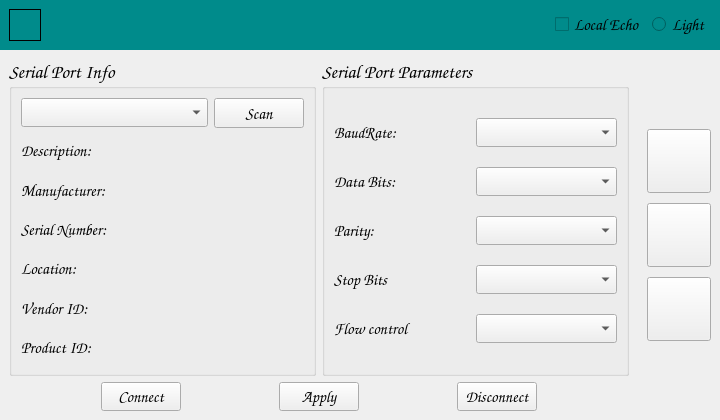
<?xml version="1.0" encoding="UTF-8"?>
<ui version="4.0">
 <class>Widget</class>
 <widget class="QWidget" name="Widget">
  <property name="geometry">
   <rect>
    <x>0</x>
    <y>0</y>
    <width>720</width>
    <height>420</height>
   </rect>
  </property>
  <property name="minimumSize">
   <size>
    <width>720</width>
    <height>420</height>
   </size>
  </property>
  <property name="maximumSize">
   <size>
    <width>720</width>
    <height>420</height>
   </size>
  </property>
  <property name="windowTitle">
   <string>Widget</string>
  </property>
  <property name="styleSheet">
   <string notr="true"/>
  </property>
  <layout class="QVBoxLayout" name="verticalLayout_6">
   <property name="spacing">
    <number>0</number>
   </property>
   <property name="leftMargin">
    <number>0</number>
   </property>
   <property name="topMargin">
    <number>0</number>
   </property>
   <property name="rightMargin">
    <number>0</number>
   </property>
   <property name="bottomMargin">
    <number>0</number>
   </property>
   <item>
    <widget class="QWidget" name="TitleBar_Widget" native="true">
     <property name="minimumSize">
      <size>
       <width>0</width>
       <height>50</height>
      </size>
     </property>
     <property name="maximumSize">
      <size>
       <width>16777215</width>
       <height>50</height>
      </size>
     </property>
     <property name="styleSheet">
      <string notr="true">background-color:rgb(0, 139, 139);</string>
     </property>
     <layout class="QHBoxLayout" name="horizontalLayout_9">
      <item>
       <widget class="QLabel" name="Icon_Label">
        <property name="minimumSize">
         <size>
          <width>32</width>
          <height>32</height>
         </size>
        </property>
        <property name="maximumSize">
         <size>
          <width>32</width>
          <height>32</height>
         </size>
        </property>
        <property name="styleSheet">
         <string notr="true"/>
        </property>
        <property name="frameShape">
         <enum>QFrame::Box</enum>
        </property>
        <property name="frameShadow">
         <enum>QFrame::Plain</enum>
        </property>
        <property name="text">
         <string/>
        </property>
        <property name="pixmap">
         <pixmap resource="Resources.qrc">:/Images/M_Im_1.jpg</pixmap>
        </property>
        <property name="scaledContents">
         <bool>true</bool>
        </property>
       </widget>
      </item>
      <item>
       <spacer name="horizontalSpacer_5">
        <property name="orientation">
         <enum>Qt::Horizontal</enum>
        </property>
        <property name="sizeHint" stdset="0">
         <size>
          <width>583</width>
          <height>20</height>
         </size>
        </property>
       </spacer>
      </item>
      <item>
       <widget class="QCheckBox" name="checkBox">
        <property name="font">
         <font>
          <family>Comic Sans MS</family>
          <pointsize>12</pointsize>
          <bold>true</bold>
         </font>
        </property>
        <property name="styleSheet">
         <string notr="true"/>
        </property>
        <property name="text">
         <string>Local Echo</string>
        </property>
       </widget>
      </item>
      <item>
       <widget class="QRadioButton" name="radioButton">
        <property name="font">
         <font>
          <family>Comic Sans MS</family>
          <pointsize>12</pointsize>
          <bold>true</bold>
         </font>
        </property>
        <property name="styleSheet">
         <string notr="true"/>
        </property>
        <property name="text">
         <string>Light</string>
        </property>
       </widget>
      </item>
     </layout>
    </widget>
   </item>
   <item>
    <layout class="QHBoxLayout" name="horizontalLayout_8">
     <item>
      <widget class="QWidget" name="GroupBox_Widget" native="true">
       <layout class="QVBoxLayout" name="verticalLayout_4">
        <item>
         <layout class="QHBoxLayout" name="horizontalLayout_6">
          <item>
           <widget class="QGroupBox" name="SerialPortInfo_GroupBox">
            <property name="font">
             <font>
              <family>Comic Sans MS</family>
              <pointsize>14</pointsize>
              <bold>true</bold>
             </font>
            </property>
            <property name="styleSheet">
             <string notr="true"/>
            </property>
            <property name="title">
             <string>Serial Port Info</string>
            </property>
            <layout class="QVBoxLayout" name="verticalLayout_3">
             <item>
              <layout class="QHBoxLayout" name="horizontalLayout_10">
               <item>
                <widget class="QComboBox" name="ComPort_ComboBox">
                 <property name="font">
                  <font>
                   <family>Comic Sans MS</family>
                   <pointsize>12</pointsize>
                   <bold>true</bold>
                  </font>
                 </property>
                 <property name="styleSheet">
                  <string notr="true"/>
                 </property>
                </widget>
               </item>
               <item>
                <widget class="QPushButton" name="Scan_Button">
                 <property name="maximumSize">
                  <size>
                   <width>90</width>
                   <height>30</height>
                  </size>
                 </property>
                 <property name="font">
                  <font>
                   <family>Comic Sans MS</family>
                   <pointsize>12</pointsize>
                   <bold>true</bold>
                  </font>
                 </property>
                 <property name="text">
                  <string>Scan</string>
                 </property>
                </widget>
               </item>
              </layout>
             </item>
             <item>
              <widget class="QLabel" name="Description_Label">
               <property name="font">
                <font>
                 <family>Comic Sans MS</family>
                 <pointsize>12</pointsize>
                 <bold>true</bold>
                </font>
               </property>
               <property name="styleSheet">
                <string notr="true"/>
               </property>
               <property name="text">
                <string>Description:</string>
               </property>
              </widget>
             </item>
             <item>
              <widget class="QLabel" name="Manufacturer_Label">
               <property name="font">
                <font>
                 <family>Comic Sans MS</family>
                 <pointsize>12</pointsize>
                 <bold>true</bold>
                </font>
               </property>
               <property name="styleSheet">
                <string notr="true"/>
               </property>
               <property name="text">
                <string>Manufacturer:</string>
               </property>
              </widget>
             </item>
             <item>
              <widget class="QLabel" name="SerialNumber_Label">
               <property name="font">
                <font>
                 <family>Comic Sans MS</family>
                 <pointsize>12</pointsize>
                 <bold>true</bold>
                </font>
               </property>
               <property name="styleSheet">
                <string notr="true"/>
               </property>
               <property name="text">
                <string>Serial Number:</string>
               </property>
              </widget>
             </item>
             <item>
              <widget class="QLabel" name="Location_Label">
               <property name="font">
                <font>
                 <family>Comic Sans MS</family>
                 <pointsize>12</pointsize>
                 <bold>true</bold>
                </font>
               </property>
               <property name="styleSheet">
                <string notr="true"/>
               </property>
               <property name="text">
                <string>Location:</string>
               </property>
              </widget>
             </item>
             <item>
              <widget class="QLabel" name="VendorID_Label">
               <property name="font">
                <font>
                 <family>Comic Sans MS</family>
                 <pointsize>12</pointsize>
                 <bold>true</bold>
                </font>
               </property>
               <property name="styleSheet">
                <string notr="true"/>
               </property>
               <property name="text">
                <string>Vendor ID:</string>
               </property>
              </widget>
             </item>
             <item>
              <widget class="QLabel" name="ProductID_Label">
               <property name="enabled">
                <bool>true</bool>
               </property>
               <property name="font">
                <font>
                 <family>Comic Sans MS</family>
                 <pointsize>12</pointsize>
                 <bold>true</bold>
                </font>
               </property>
               <property name="styleSheet">
                <string notr="true"/>
               </property>
               <property name="text">
                <string>Product ID:</string>
               </property>
              </widget>
             </item>
            </layout>
           </widget>
          </item>
          <item>
           <widget class="QGroupBox" name="Parameters_GroupBox">
            <property name="font">
             <font>
              <family>Comic Sans MS</family>
              <pointsize>14</pointsize>
              <bold>true</bold>
             </font>
            </property>
            <property name="styleSheet">
             <string notr="true"/>
            </property>
            <property name="title">
             <string>Serial Port Parameters</string>
            </property>
            <layout class="QVBoxLayout" name="verticalLayout_2">
             <property name="spacing">
              <number>0</number>
             </property>
             <item>
              <layout class="QHBoxLayout" name="horizontalLayout">
               <item>
                <widget class="QLabel" name="BaudRate_Label">
                 <property name="font">
                  <font>
                   <family>Comic Sans MS</family>
                   <pointsize>12</pointsize>
                   <bold>true</bold>
                  </font>
                 </property>
                 <property name="styleSheet">
                  <string notr="true"/>
                 </property>
                 <property name="text">
                  <string>BaudRate:</string>
                 </property>
                </widget>
               </item>
               <item>
                <widget class="QComboBox" name="BaoudRate_ComboBox">
                 <property name="font">
                  <font>
                   <family>Comic Sans MS</family>
                   <pointsize>12</pointsize>
                   <bold>true</bold>
                  </font>
                 </property>
                 <property name="styleSheet">
                  <string notr="true"/>
                 </property>
                </widget>
               </item>
              </layout>
             </item>
             <item>
              <layout class="QHBoxLayout" name="horizontalLayout_2">
               <item>
                <widget class="QLabel" name="DataBits_Label">
                 <property name="font">
                  <font>
                   <family>Comic Sans MS</family>
                   <pointsize>12</pointsize>
                   <bold>true</bold>
                  </font>
                 </property>
                 <property name="styleSheet">
                  <string notr="true"/>
                 </property>
                 <property name="text">
                  <string>Data Bits:</string>
                 </property>
                </widget>
               </item>
               <item>
                <widget class="QComboBox" name="DataBits_ComboBox">
                 <property name="font">
                  <font>
                   <family>Comic Sans MS</family>
                   <pointsize>12</pointsize>
                   <bold>true</bold>
                  </font>
                 </property>
                 <property name="styleSheet">
                  <string notr="true"/>
                 </property>
                </widget>
               </item>
              </layout>
             </item>
             <item>
              <layout class="QHBoxLayout" name="horizontalLayout_3">
               <item>
                <widget class="QLabel" name="Parity_Label">
                 <property name="font">
                  <font>
                   <family>Comic Sans MS</family>
                   <pointsize>12</pointsize>
                   <bold>true</bold>
                  </font>
                 </property>
                 <property name="styleSheet">
                  <string notr="true"/>
                 </property>
                 <property name="text">
                  <string>Parity:</string>
                 </property>
                </widget>
               </item>
               <item>
                <widget class="QComboBox" name="Parity_ComboBox">
                 <property name="font">
                  <font>
                   <family>Comic Sans MS</family>
                   <pointsize>12</pointsize>
                   <bold>true</bold>
                  </font>
                 </property>
                 <property name="styleSheet">
                  <string notr="true"/>
                 </property>
                </widget>
               </item>
              </layout>
             </item>
             <item>
              <layout class="QHBoxLayout" name="horizontalLayout_4">
               <item>
                <widget class="QLabel" name="StopBits_Label">
                 <property name="font">
                  <font>
                   <family>Comic Sans MS</family>
                   <pointsize>12</pointsize>
                   <bold>true</bold>
                  </font>
                 </property>
                 <property name="styleSheet">
                  <string notr="true"/>
                 </property>
                 <property name="text">
                  <string>Stop Bits</string>
                 </property>
                </widget>
               </item>
               <item>
                <widget class="QComboBox" name="StopBits_ComboBox">
                 <property name="font">
                  <font>
                   <family>Comic Sans MS</family>
                   <pointsize>12</pointsize>
                   <bold>true</bold>
                  </font>
                 </property>
                 <property name="styleSheet">
                  <string notr="true"/>
                 </property>
                </widget>
               </item>
              </layout>
             </item>
             <item>
              <layout class="QHBoxLayout" name="horizontalLayout_5">
               <item>
                <widget class="QLabel" name="FlowControl_Label">
                 <property name="font">
                  <font>
                   <family>Comic Sans MS</family>
                   <pointsize>12</pointsize>
                   <bold>true</bold>
                  </font>
                 </property>
                 <property name="styleSheet">
                  <string notr="true"/>
                 </property>
                 <property name="text">
                  <string>Flow control</string>
                 </property>
                </widget>
               </item>
               <item>
                <widget class="QComboBox" name="FlowControl_ComboBox">
                 <property name="font">
                  <font>
                   <family>Comic Sans MS</family>
                   <pointsize>12</pointsize>
                   <bold>true</bold>
                  </font>
                 </property>
                 <property name="styleSheet">
                  <string notr="true"/>
                 </property>
                </widget>
               </item>
              </layout>
             </item>
            </layout>
           </widget>
          </item>
         </layout>
        </item>
        <item>
         <layout class="QHBoxLayout" name="horizontalLayout_7">
          <item>
           <spacer name="horizontalSpacer">
            <property name="orientation">
             <enum>Qt::Horizontal</enum>
            </property>
            <property name="sizeHint" stdset="0">
             <size>
              <width>40</width>
              <height>20</height>
             </size>
            </property>
           </spacer>
          </item>
          <item>
           <widget class="QPushButton" name="Connect_Button">
            <property name="font">
             <font>
              <family>Comic Sans MS</family>
              <pointsize>12</pointsize>
              <bold>true</bold>
             </font>
            </property>
            <property name="styleSheet">
             <string notr="true"/>
            </property>
            <property name="text">
             <string>Connect</string>
            </property>
           </widget>
          </item>
          <item>
           <spacer name="horizontalSpacer_3">
            <property name="orientation">
             <enum>Qt::Horizontal</enum>
            </property>
            <property name="sizeHint" stdset="0">
             <size>
              <width>40</width>
              <height>20</height>
             </size>
            </property>
           </spacer>
          </item>
          <item>
           <widget class="QPushButton" name="Apply_Button">
            <property name="font">
             <font>
              <family>Comic Sans MS</family>
              <pointsize>12</pointsize>
              <bold>true</bold>
             </font>
            </property>
            <property name="text">
             <string>Apply</string>
            </property>
           </widget>
          </item>
          <item>
           <spacer name="horizontalSpacer_4">
            <property name="orientation">
             <enum>Qt::Horizontal</enum>
            </property>
            <property name="sizeHint" stdset="0">
             <size>
              <width>40</width>
              <height>20</height>
             </size>
            </property>
           </spacer>
          </item>
          <item>
           <widget class="QPushButton" name="Disconnect_Button">
            <property name="font">
             <font>
              <family>Comic Sans MS</family>
              <pointsize>12</pointsize>
              <bold>true</bold>
             </font>
            </property>
            <property name="styleSheet">
             <string notr="true"/>
            </property>
            <property name="text">
             <string>Disconnect</string>
            </property>
           </widget>
          </item>
          <item>
           <spacer name="horizontalSpacer_2">
            <property name="orientation">
             <enum>Qt::Horizontal</enum>
            </property>
            <property name="sizeHint" stdset="0">
             <size>
              <width>40</width>
              <height>20</height>
             </size>
            </property>
           </spacer>
          </item>
         </layout>
        </item>
       </layout>
      </widget>
     </item>
     <item>
      <widget class="QWidget" name="PushButton_Widget" native="true">
       <layout class="QVBoxLayout" name="verticalLayout_5">
        <item>
         <layout class="QVBoxLayout" name="verticalLayout">
          <property name="spacing">
           <number>10</number>
          </property>
          <item>
           <spacer name="verticalSpacer">
            <property name="orientation">
             <enum>Qt::Vertical</enum>
            </property>
            <property name="sizeHint" stdset="0">
             <size>
              <width>20</width>
              <height>40</height>
             </size>
            </property>
           </spacer>
          </item>
          <item>
           <widget class="QPushButton" name="Monitor_Button">
            <property name="minimumSize">
             <size>
              <width>64</width>
              <height>64</height>
             </size>
            </property>
            <property name="maximumSize">
             <size>
              <width>64</width>
              <height>64</height>
             </size>
            </property>
            <property name="styleSheet">
             <string notr="true"/>
            </property>
            <property name="text">
             <string/>
            </property>
           </widget>
          </item>
          <item>
           <widget class="QPushButton" name="Plotter_Button">
            <property name="minimumSize">
             <size>
              <width>64</width>
              <height>64</height>
             </size>
            </property>
            <property name="maximumSize">
             <size>
              <width>64</width>
              <height>64</height>
             </size>
            </property>
            <property name="styleSheet">
             <string notr="true"/>
            </property>
            <property name="text">
             <string/>
            </property>
           </widget>
          </item>
          <item>
           <widget class="QPushButton" name="Simulator_Button">
            <property name="minimumSize">
             <size>
              <width>64</width>
              <height>64</height>
             </size>
            </property>
            <property name="maximumSize">
             <size>
              <width>64</width>
              <height>64</height>
             </size>
            </property>
            <property name="styleSheet">
             <string notr="true"/>
            </property>
            <property name="text">
             <string/>
            </property>
           </widget>
          </item>
          <item>
           <spacer name="verticalSpacer_2">
            <property name="orientation">
             <enum>Qt::Vertical</enum>
            </property>
            <property name="sizeHint" stdset="0">
             <size>
              <width>20</width>
              <height>40</height>
             </size>
            </property>
           </spacer>
          </item>
         </layout>
        </item>
       </layout>
      </widget>
     </item>
    </layout>
   </item>
  </layout>
 </widget>
 <resources>
  <include location="Resources.qrc"/>
 </resources>
 <connections/>
</ui>
